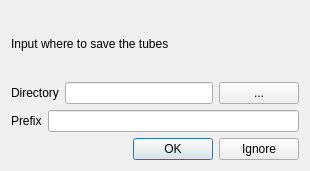
<?xml version="1.0" encoding="UTF-8"?>
<ui version="4.0">
 <class>TraceOutputDialog</class>
 <widget class="QDialog" name="TraceOutputDialog">
  <property name="geometry">
   <rect>
    <x>0</x>
    <y>0</y>
    <width>310</width>
    <height>171</height>
   </rect>
  </property>
  <property name="windowTitle">
   <string>Tracing Output</string>
  </property>
  <layout class="QVBoxLayout" name="verticalLayout">
   <item>
    <widget class="QLabel" name="label_3">
     <property name="text">
      <string>Input where to save the tubes</string>
     </property>
    </widget>
   </item>
   <item>
    <layout class="QHBoxLayout" name="horizontalLayout">
     <item>
      <widget class="QLabel" name="label">
       <property name="text">
        <string>Directory</string>
       </property>
      </widget>
     </item>
     <item>
      <widget class="QLineEdit" name="dirLineEdit"/>
     </item>
     <item>
      <widget class="QPushButton" name="dirPushButton">
       <property name="text">
        <string>...</string>
       </property>
      </widget>
     </item>
    </layout>
   </item>
   <item>
    <layout class="QHBoxLayout" name="horizontalLayout_2">
     <item>
      <widget class="QLabel" name="label_2">
       <property name="text">
        <string>Prefix</string>
       </property>
      </widget>
     </item>
     <item>
      <widget class="QLineEdit" name="prefixLineEdit"/>
     </item>
    </layout>
   </item>
   <item>
    <widget class="QDialogButtonBox" name="buttonBox">
     <property name="orientation">
      <enum>Qt::Horizontal</enum>
     </property>
     <property name="standardButtons">
      <set>QDialogButtonBox::Ignore|QDialogButtonBox::Ok</set>
     </property>
    </widget>
   </item>
  </layout>
 </widget>
 <resources/>
 <connections>
  <connection>
   <sender>buttonBox</sender>
   <signal>accepted()</signal>
   <receiver>TraceOutputDialog</receiver>
   <slot>accept()</slot>
   <hints>
    <hint type="sourcelabel">
     <x>248</x>
     <y>254</y>
    </hint>
    <hint type="destinationlabel">
     <x>157</x>
     <y>274</y>
    </hint>
   </hints>
  </connection>
  <connection>
   <sender>buttonBox</sender>
   <signal>rejected()</signal>
   <receiver>TraceOutputDialog</receiver>
   <slot>reject()</slot>
   <hints>
    <hint type="sourcelabel">
     <x>316</x>
     <y>260</y>
    </hint>
    <hint type="destinationlabel">
     <x>286</x>
     <y>274</y>
    </hint>
   </hints>
  </connection>
 </connections>
</ui>
